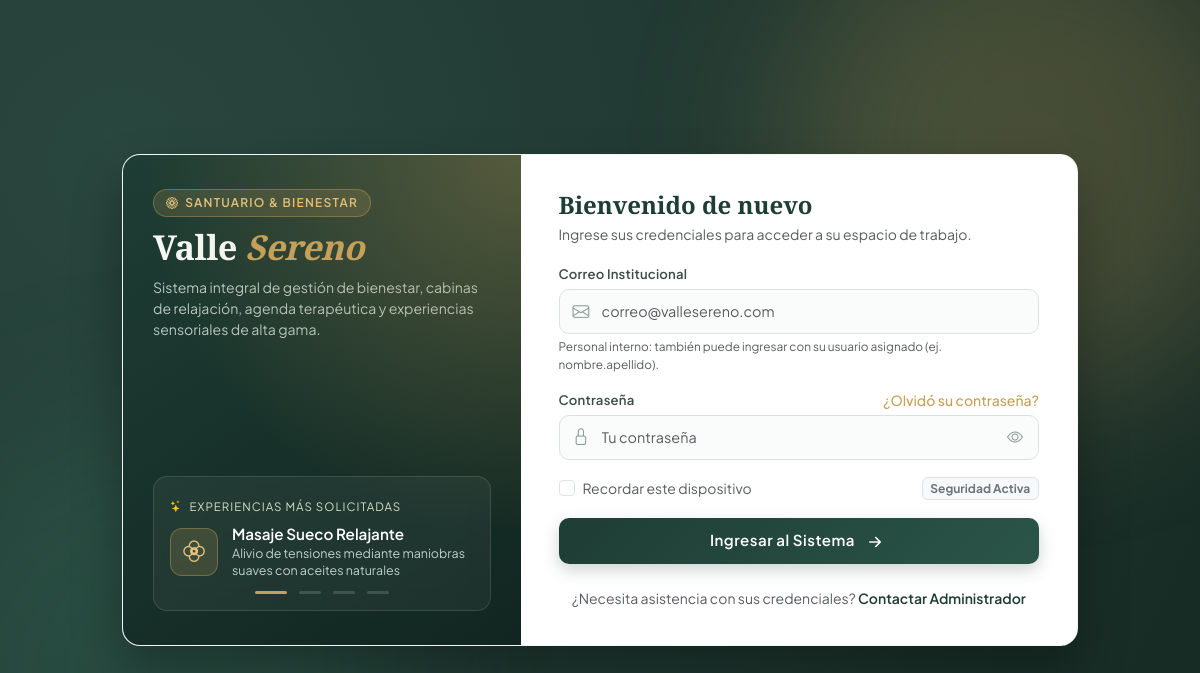
The page / on the database its author committed.
### tables this page shows
CREATE TABLE IF NOT EXISTS servicios (
    id INT AUTO_INCREMENT PRIMARY KEY,
    id_categoria INT NOT NULL,
    nombre VARCHAR(120) NOT NULL,
    descripcion TEXT NULL,
    costo DECIMAL(10,2) NOT NULL,
    duracion_minutos INT NOT NULL,
    estado ENUM('activo', 'inactivo') NOT NULL DEFAULT 'activo',
    CONSTRAINT fk_servicios_categorias FOREIGN KEY (id_categoria) 
        REFERENCES categorias(id) ON UPDATE CASCADE ON DELETE RESTRICT,
    CONSTRAINT chk_servicios_costo CHECK (costo >= 0),
    CONSTRAINT chk_servicios_duracion CHECK (duracion_minutos > 0)
);

### app/controllers/AuthController.php (called while the page is built, shortened)
<?php
class AuthController {
    public function login(): void {
        $serviciosDestacados = [];
        try {
            require_once __DIR__ . '/../models/Database.php';
            require_once __DIR__ . '/../models/ServicioModel.php';
            $servicioModel = new ServicioModel(Database::getConnection());
            $serviciosDestacados = $servicioModel->obtenerMasVendidos(4);
        } catch (Throwable $e) {
            $serviciosDestacados = [];
        }
        require_once __DIR__ . '/../views/auth/login.php';
    }
}

### app/models/Database.php (called while the page is built, shortened)
<?php
class Database {
    private static ?PDO $instance = null;
    public static function getConnection(): PDO {
        if (self::$instance === null) {
            try {
                $dsn = "mysql:host=" . DB_HOST . ";port=" . DB_PORT . ";dbname=" . DB_NAME . ";charset=" . DB_CHARSET;
                $options = [
                    PDO::ATTR_ERRMODE            => PDO::ERRMODE_EXCEPTION,
                    PDO::ATTR_DEFAULT_FETCH_MODE => PDO::FETCH_ASSOC,
                    PDO::ATTR_EMULATE_PREPARES   => false,
                ];
                self::$instance = new PDO($dsn, DB_USER, DB_PASS, $options);
            } catch (PDOException $e) {
                error_log("Database connection error: " . $e->getMessage());
                http_response_code(500);
                $msg = (defined('APP_ENV') && APP_ENV === 'development')
                    ? 'Error de conexión a la base de datos: ' . $e->getMessage()
                    : 'Error del servidor: No se pudo conectar a la base de datos. Contacte al administrador.';
                die(json_encode([
                    'success' => false,
                    'message' => $msg
                ]));
            }
        }
        return self::$instance;
    }
}

### app/models/ServicioModel.php (called while the page is built, shortened)
<?php
class ServicioModel {
    private PDO $db;
    public function __construct(?PDO $pdo = null) {
        if ($pdo !== null) {
            $this->db = $pdo;
        }
    }
    public function obtenerMasVendidos(int $limit = 4): array {
        $sql = "SELECT s.id, s.nombre, s.descripcion, s.costo, s.duracion_minutos,
                       c.nombre AS categoria_nombre,
                       COUNT(cd.id) AS total_solicitudes
                FROM servicios s
                LEFT JOIN categorias c ON s.id_categoria = c.id
                LEFT JOIN cita_detalles cd ON s.id = cd.id_servicio
                WHERE s.estado = 'activo'
                GROUP BY s.id, s.nombre, s.descripcion, s.costo, s.duracion_minutos, c.nombre
                ORDER BY total_solicitudes DESC, s.costo DESC
                LIMIT :limite";
        $stmt = $this->db->prepare($sql);
        $stmt->bindValue(':limite', $limit, PDO::PARAM_INT);
        $stmt->execute();
        return $stmt->fetchAll();
    }
}

### app/views/auth/login.php (the view, shortened to what this page needs)
<?php
$iconoParaServicio = function (string $nombre): string {
    $n = mb_strtolower($nombre, 'UTF-8');
    $mapa = [
        'piedra'    => 'bi-fire',
        'volc'      => 'bi-fire',
        'aroma'     => 'bi-droplet-half',
        'lavanda'   => 'bi-droplet-half',
        'hidro'     => 'bi-water',
        'circuito'  => 'bi-water',
        'baño'      => 'bi-water',
        'tina'      => 'bi-water',
        'termal'    => 'bi-water',
        'facial'    => 'bi-stars',
        'colágeno'  => 'bi-gem',
        'colageno'  => 'bi-gem',
        'velo'      => 'bi-gem',
        'oro'       => 'bi-gem',
        'cuencos'   => 'bi-music-note-beamed',
        'tibetan'   => 'bi-music-note-beamed',
        'reflex'    => 'bi-activity',
        'drenaje'   => 'bi-activity',
        'ayurv'     => 'bi-flower1',
        'ritual'    => 'bi-gem',
        'día de spa' => 'bi-gem',
        'paquete'   => 'bi-gem',
    ];
    foreach ($mapa as $clave => $icono) {
        if (mb_strpos($n, $clave) !== false) {
            return $icono;
        }
    }
    return 'bi-flower2';
};
?>
<!DOCTYPE html>
<html lang="es">
<head>
    <link href="https://cdn.jsdelivr.net/npm/bootstrap@5.3.3/dist/css/bootstrap.min.css" rel="stylesheet">
    <link rel="stylesheet" href="https://cdn.jsdelivr.net/npm/bootstrap-icons@1.11.3/font/bootstrap-icons.min.css">
    <link rel="stylesheet" href="public/css/spa-theme.css?v=2.5">
</head>
<body class="login-body">
    <div class="container login-card-container">
        <div class="login-card">
            <div class="row g-0">
                <div class="col-lg-5 login-brand-panel">
                    <div>
                        <span class="brand-badge">
                            <i class="bi bi-flower1"></i> Santuario & Bienestar
                        </span>
                        <h1 class="brand-title">Valle <span>Sereno</span></h1>
                        <p class="brand-lead">
                            Sistema integral de gestión de bienestar, cabinas de relajación, agenda terapéutica y experiencias sensoriales de alta gama.
                        </p>
                    </div>
                    <?php if (!empty($serviciosDestacados)): ?>
                    <div class="spa-services-carousel">
                        <div class="mb-2">
                            <small class="text-uppercase text-light" style="font-size:0.72rem; letter-spacing:1px; color:#d2dec3 !important;">
                                <i class="bi bi-stars text-warning me-1"></i> Experiencias Más Solicitadas
                            </small>
                        </div>
                        <div id="spaServicesCarousel" class="carousel slide" data-bs-ride="carousel" data-bs-interval="3500">
                            <div class="carousel-inner">
                                <?php foreach ($serviciosDestacados as $i => $serv): ?>
                                <?php
                                    $desc = trim((string)($serv['descripcion'] ?? ''));
                                ?>
                                <div class="carousel-item <?= $i === 0 ? 'active' : '' ?>">
                                    <div class="service-card-slide">
                                        <div class="service-icon-box">
                                            <i class="bi <?= $iconoParaServicio($serv['nombre']) ?>"></i>
                                        </div>
                                        <div>
                                            <h6 class="service-info-title"><?= htmlspecialchars($serv['nombre'], ENT_QUOTES, 'UTF-8') ?></h6>
                                            <p class="service-info-desc"><?= htmlspecialchars($desc, ENT_QUOTES, 'UTF-8') ?></p>
                                        </div>
                                    </div>
                                </div>
                                <?php endforeach; ?>
                            </div>
                            <?php if (count($serviciosDestacados) > 1): ?>
                            <div class="carousel-indicators spa-carousel-indicators">
                                <?php foreach ($serviciosDestacados as $i => $serv): ?>
                                <button type="button" data-bs-target="#spaServicesCarousel" data-bs-slide-to="<?= $i ?>"<?= $i === 0 ? ' class="active" aria-current="true"' : '' ?> aria-label="Servicio <?= $i + 1 ?>"></button>
                                <?php endforeach; ?>
                            </div>
                            <?php endif; ?>
                        </div>
                    </div>
                    <?php endif; ?>
                </div>
                <div class="col-lg-7 login-form-panel d-flex flex-column justify-content-center">
                    <div class="mb-3">
                        <h2 class="h4 fw-bold mb-1" style="font-family: var(--font-serif); color: var(--spa-primary);">
                            Bienvenido de nuevo
                        </h2>
                        <p class="text-muted small mb-0">
                            Ingrese sus credenciales para acceder a su espacio de trabajo.
                        </p>
                    </div>
                    <form id="loginForm" method="POST" action="index.php?c=auth&a=authenticate" autocomplete="off" novalidate>
                        <div class="mb-3">
                            <label for="email" class="form-label">Correo Institucional</label>
                            <div class="input-icon-wrapper">
                                <input type="email"
                                       class="form-control form-control-spa"
                                       id="email"
                                       name="email"
                                       placeholder="correo@vallesereno.com"
                                       required
                                       autocomplete="username"
                                       spellcheck="false">
                            </div>
                            <small class="text-muted d-block mt-1" style="font-size: 0.74rem;">
                                Personal interno: también puede ingresar con su usuario asignado (ej. nombre.apellido).
                            </small>
                        </div>
                        <div class="mb-3">
                            <div class="d-flex justify-content-between align-items-center mb-1">
                                <label for="password" class="form-label mb-0">Contraseña</label>
                                <a href="javascript:void(0)" onclick="mostrarAlertaSoporte()" class="text-decoration-none small" style="color: var(--spa-secondary); font-weight:500;">
                                    ¿Olvidó su contraseña?
                                </a>
                            </div>
                            <div class="input-icon-wrapper">
                                <input type="password"
                                       class="form-control form-control-spa"
                                       id="password"
                                       name="password"
                                       placeholder="Tu contraseña"
                                       required
                                       autocomplete="current-password">
                                <button type="button" class="toggle-password-btn" id="togglePasswordBtn" title="Mostrar/Ocultar contraseña" tabindex="-1">
                                    <i class="bi bi-eye" id="togglePasswordIcon"></i>
                                </button>
                            </div>
                        </div>
                        <div class="d-flex align-items-center justify-content-between mb-3">
                            <div class="form-check">
                                <input class="form-check-input" type="checkbox" id="rememberMe" name="rememberMe">
                                <label class="form-check-label text-muted small" for="rememberMe">
                                    Recordar este dispositivo
                                </label>
                            </div>
                            <span class="badge bg-light text-secondary border">Seguridad Activa</span>
                        </div>
                        <button type="submit" class="btn btn-spa-primary w-100" id="btnSubmit">
                            <span id="btnSubmitText">Ingresar al Sistema</span>
                            <i class="bi bi-arrow-right-short fs-4"></i>
                        </button>
                    </form>
                    <div class="mt-3 pt-2 text-center text-muted small">
                        ¿Necesita asistencia con sus credenciales?
                        <a href="javascript:void(0)" onclick="mostrarAlertaSoporte()" class="fw-semibold text-decoration-none" style="color: var(--spa-primary);">
                            Contactar Administrador
                        </a>
                    </div>
                </div>
            </div>
        </div>
    </div>
</body>
</html>

### rows shown on the page
servicios: nombre "Masaje Sueco Relajante", descripcion "Alivio de tensiones mediante maniobras suaves con aceites naturales"
